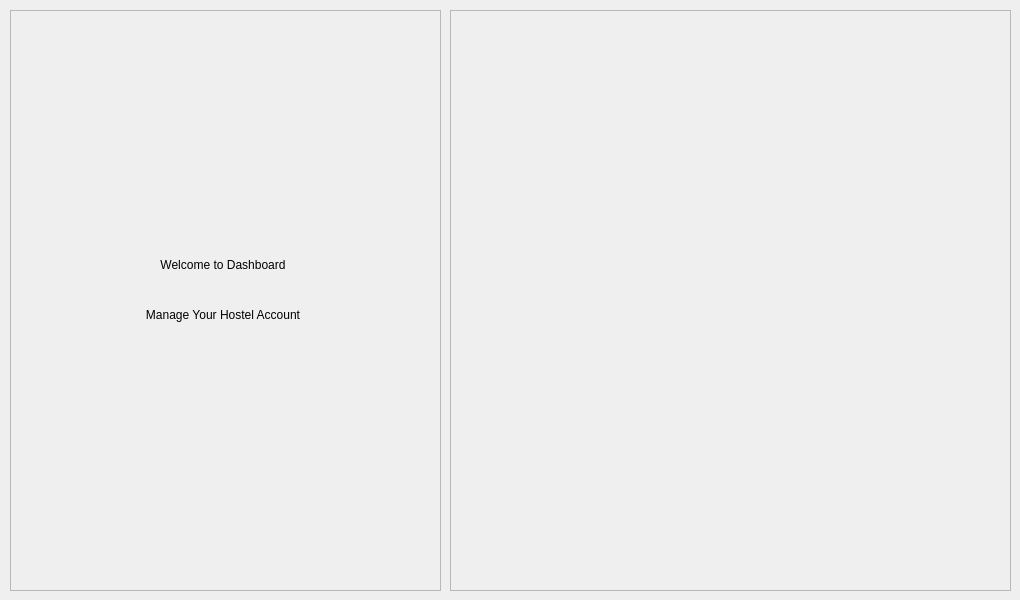
         <widget class="QWidget" name="dashboardHome_page">
          <property name="styleSheet">
           <string notr="true"/>
          </property>
          <widget class="QFrame" name="frame">
           <property name="geometry">
            <rect>
             <x>10</x>
             <y>10</y>
             <width>431</width>
             <height>581</height>
            </rect>
           </property>
           <property name="frameShape">
            <enum>QFrame::StyledPanel</enum>
           </property>
           <property name="frameShadow">
            <enum>QFrame::Raised</enum>
           </property>
           <widget class="QLabel" name="label_heading">
            <property name="geometry">
             <rect>
              <x>0</x>
              <y>230</y>
              <width>426</width>
              <height>50</height>
             </rect>
            </property>
            <property name="sizePolicy">
             <sizepolicy hsizetype="Preferred" vsizetype="Preferred">
              <horstretch>0</horstretch>
              <verstretch>0</verstretch>
             </sizepolicy>
            </property>
            <property name="minimumSize">
             <size>
              <width>0</width>
              <height>0</height>
             </size>
            </property>
            <property name="maximumSize">
             <size>
              <width>16777215</width>
              <height>50</height>
             </size>
            </property>
            <property name="styleSheet">
             <string notr="true">font: 18pt 600;</string>
            </property>
            <property name="text">
             <string>Welcome to Dashboard</string>
            </property>
            <property name="alignment">
             <set>Qt::AlignCenter</set>
            </property>
           </widget>
           <widget class="QLabel" name="label_hello">
            <property name="geometry">
             <rect>
              <x>25</x>
              <y>20</y>
              <width>401</width>
              <height>50</height>
             </rect>
            </property>
            <property name="sizePolicy">
             <sizepolicy hsizetype="Preferred" vsizetype="Preferred">
              <horstretch>0</horstretch>
              <verstretch>0</verstretch>
             </sizepolicy>
            </property>
            <property name="minimumSize">
             <size>
              <width>0</width>
              <height>0</height>
             </size>
            </property>
            <property name="maximumSize">
             <size>
              <width>16777215</width>
              <height>50</height>
             </size>
            </property>
            <property name="styleSheet">
             <string notr="true">font: 14pt 600;</string>
            </property>
            <property name="text">
             <string/>
            </property>
            <property name="alignment">
             <set>Qt::AlignLeading|Qt::AlignLeft|Qt::AlignVCenter</set>
            </property>
           </widget>
           <widget class="QLabel" name="label_subHeading">
            <property name="geometry">
             <rect>
              <x>0</x>
              <y>280</y>
              <width>426</width>
              <height>50</height>
             </rect>
            </property>
            <property name="maximumSize">
             <size>
              <width>16777215</width>
              <height>50</height>
             </size>
            </property>
            <property name="styleSheet">
             <string notr="true">font: 14pt &quot;Comic Sans MS&quot;;</string>
            </property>
            <property name="text">
             <string>Manage Your Hostel Account</string>
            </property>
            <property name="alignment">
             <set>Qt::AlignCenter</set>
            </property>
           </widget>
          </widget>
          <widget class="QFrame" name="frame_2">
           <property name="geometry">
            <rect>
             <x>450</x>
             <y>10</y>
             <width>561</width>
             <height>581</height>
            </rect>
           </property>
           <property name="frameShape">
            <enum>QFrame::StyledPanel</enum>
           </property>
           <property name="frameShadow">
            <enum>QFrame::Raised</enum>
           </property>
           <widget class="QLabel" name="label_pic_dashboardHomePage">
            <property name="geometry">
             <rect>
              <x>10</x>
              <y>10</y>
              <width>541</width>
              <height>561</height>
             </rect>
            </property>
            <property name="text">
             <string/>
            </property>
           </widget>
          </widget>
         </widget>
